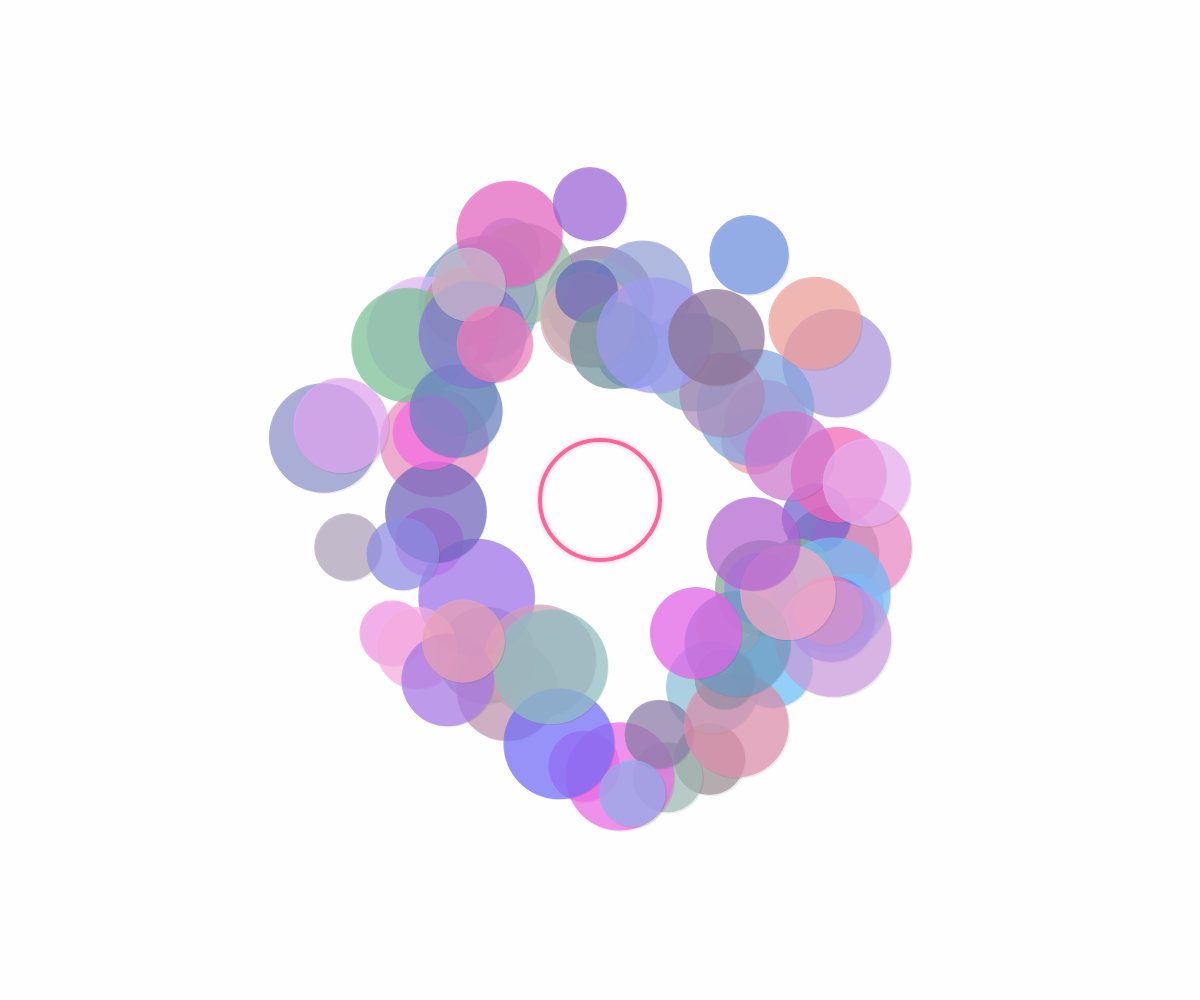
Frame 1 (no input)
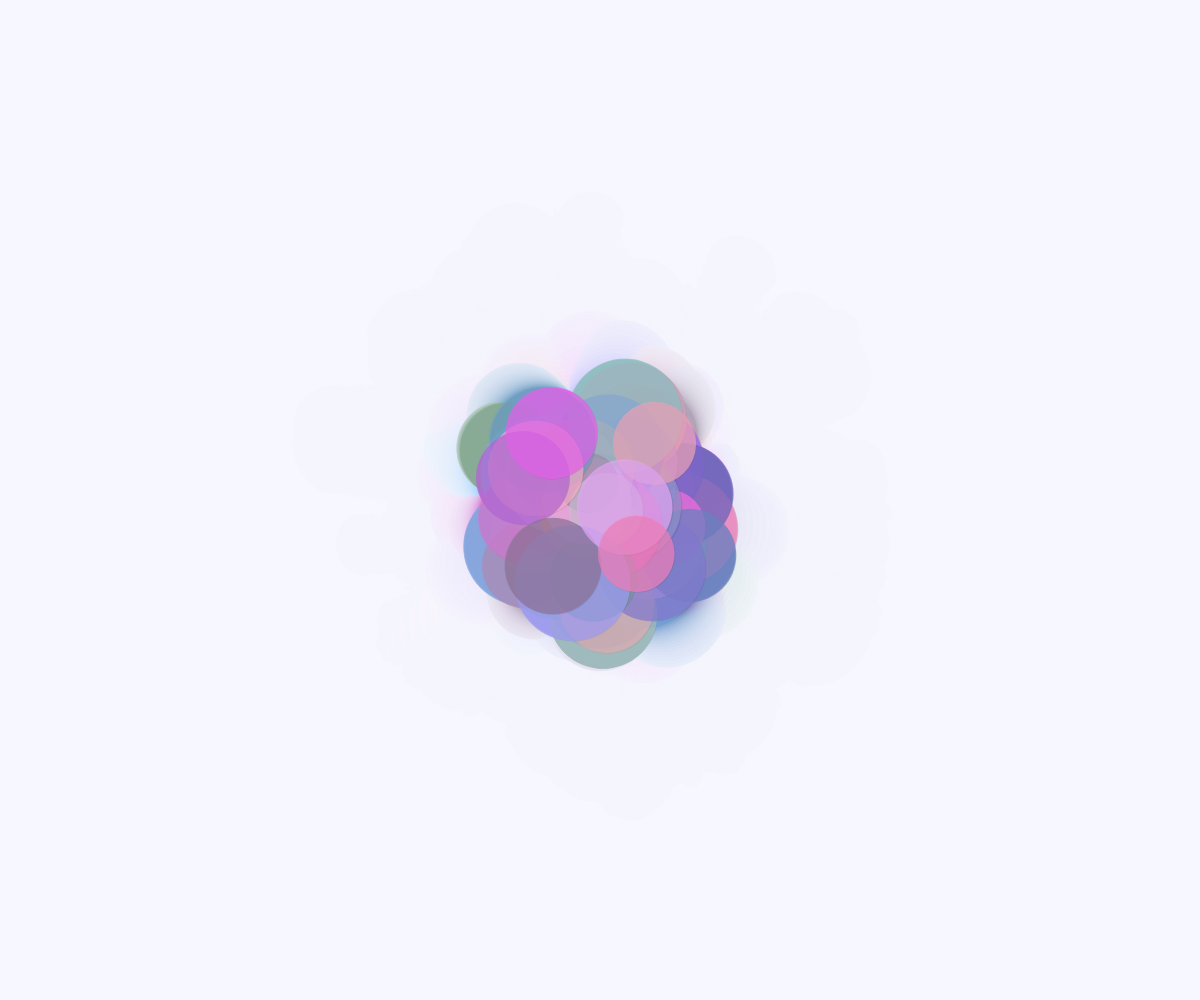
Frame 60 (no input)
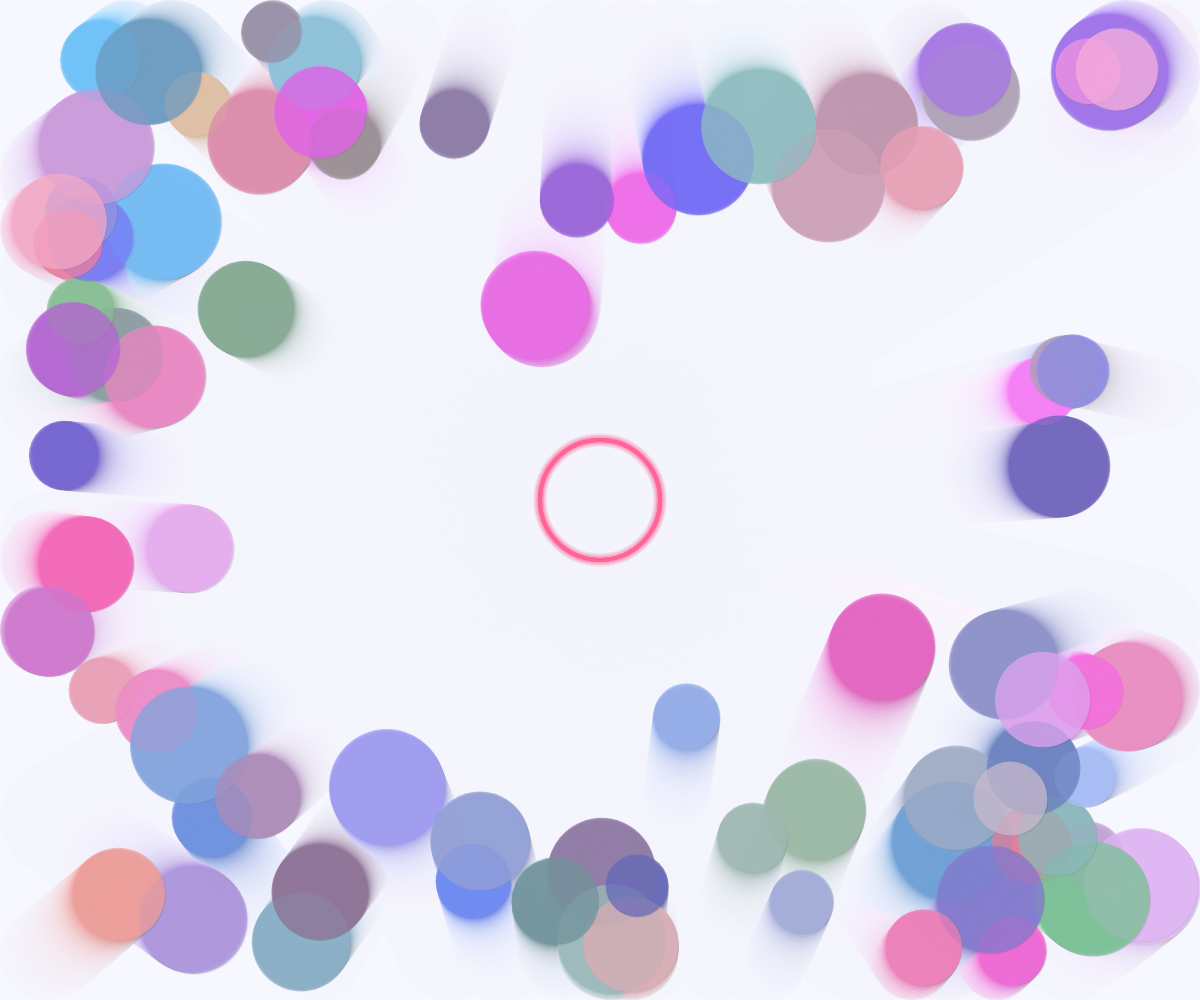
Frame 120 (the mouse pressed at the canvas centre since frame 60)

The p5.js sketch that drew these frames (run headless with seeded random() and noise() and a simulated clock; from frame 60 on, the mouse is pressed at the canvas centre):

// p5.js sketch
// ── sketch.js
let circles = [];
const numCircles = 80;
let specialCircle;
let centerX, centerY; // Center coordinates for the bunch

function setup() {
  createCanvas(windowWidth, windowHeight);

  // Center of the canvas
  centerX = width / 2;
  centerY = height / 2;

  // Create special circle at center
  specialCircle = new SpecialCircle(
    centerX,
    centerY,
    120,
    color(255, 100, 150)
  );

  // Create regular circles in a bunch around the special circle
  for (let i = 0; i < numCircles; i++) {
    // Random position within a radius around the special circle
    let angle = random(TWO_PI);
    let radius = random(150, 300);
    let x = centerX + cos(angle) * radius;
    let y = centerY + sin(angle) * radius;

    circles.push(new Circle(
      x, y,
      random(60, 120),
      color(random(100, 255), random(100, 200), random(150, 255), 180)
    ));
  }
}

function draw() {
  background(240, 240, 250, 30);

  // Draw special circle first (underneath others)
  specialCircle.update();
  specialCircle.display();

  // Update and display regular circles
  for (let circle of circles) {
    // Make circles attracted to special circle when mouse is far
    if (!mouseIsPressed) {
      circle.attractToSpecial(specialCircle);
    }
    circle.update();
    circle.display();
  }
}

class Circle {
  constructor(x, y, size, color) {
    this.x = x;
    this.y = y;
    this.targetX = x;
    this.targetY = y;
    this.vx = 0; // Velocity x
    this.vy = 0; // Velocity y
    this.size = size;
    this.color = color;
    this.speed = random(0.03, 0.08);
    this.maxForce = random(5, 12); // Stronger repulsion
    this.friction = 0.95; // Friction to slow down velocity gradually
  }

  attractToSpecial(specialCircle) {
    // Calculate vector toward special circle
    let dx = specialCircle.x - this.x;
    let dy = specialCircle.y - this.y;
    let distance = sqrt(dx * dx + dy * dy);

    // Apply attraction force toward special circle
    if (distance > specialCircle.size / 2 + this.size / 2) {
      let strength = 0.01; // Attraction strength
      this.vx += dx * strength;
      this.vy += dy * strength;
    }
  }

  update() {
    // Apply mouse repulsion
    let d = dist(mouseX, mouseY, this.x, this.y);
    let repulsionRadius = 100 + this.size;

    if (d < repulsionRadius) {
      // Calculate repulsion force
      let angle = atan2(this.y - mouseY, this.x - mouseX);
      let force = map(d, 0, repulsionRadius, this.maxForce, 0);

      // Apply repulsion as velocity
      this.vx += cos(angle) * force;
      this.vy += sin(angle) * force;
    }

    // Apply velocity
    this.x += this.vx;
    this.y += this.vy;

    // Apply friction to gradually slow down
    this.vx *= this.friction;
    this.vy *= this.friction;

    // Keep within canvas bounds
    if (this.x < this.size / 2) {
      this.x = this.size / 2;
      this.vx *= -0.8; // Bounce off walls with energy loss
    } else if (this.x > width - this.size / 2) {
      this.x = width - this.size / 2;
      this.vx *= -0.8;
    }

    if (this.y < this.size / 2) {
      this.y = this.size / 2;
      this.vy *= -0.8;
    } else if (this.y > height - this.size / 2) {
      this.y = height - this.size / 2;
      this.vy *= -0.8;
    }
  }

  display() {
    // Add a subtle shadow effect based on velocity
    let speed = sqrt(this.vx * this.vx + this.vy * this.vy);
    let shadowOffset = map(speed, 0, 10, 0, 5);

    // Shadow
    noStroke();
    fill(0, 0, 0, 20);
    ellipse(this.x + shadowOffset, this.y + shadowOffset, this.size);

    // Circle
    noStroke();
    fill(this.color);
    ellipse(this.x, this.y, this.size);
  }
}

class SpecialCircle extends Circle {
  constructor(x, y, size, borderColor) {
    super(x, y, size, color(0, 0, 0, 0));
    this.borderColor = borderColor;
    this.borderWeight = 4;
    this.maxForce = 2;
  }

  update() {
    // The special circle follows the mouse position with easing
    if (mouseIsPressed) {
      this.x = mouseX;
      this.y = mouseY;
    } else {
      // Stay in center if mouse isn't pressed
      this.x = lerp(this.x, centerX, 0.02);
      this.y = lerp(this.y, centerY, 0.02);
    }
  }

  display() {
    // Draw transparent circle with colored border
    noFill();
    stroke(this.borderColor);
    strokeWeight(this.borderWeight);
    ellipse(this.x, this.y, this.size);

    // Add a subtle glow effect
    for (let i = 3; i > 0; i--) {
      stroke(red(this.borderColor), green(this.borderColor), blue(this.borderColor), 20 / i);
      strokeWeight(this.borderWeight + i * 3);
      ellipse(this.x, this.y, this.size);
    }
  }
}

// Resize canvas when window is resized
function windowResized() {
  resizeCanvas(windowWidth, windowHeight);
  centerX = width / 2;
  centerY = height / 2;
}
